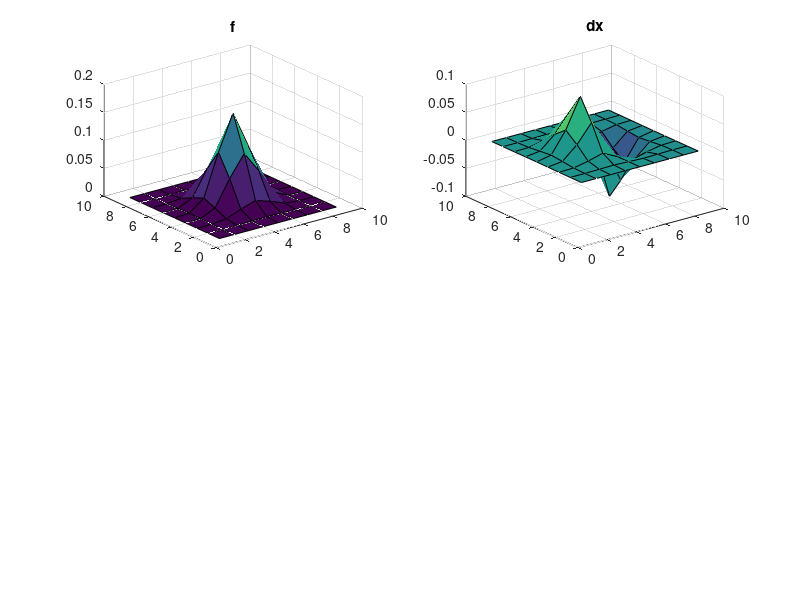
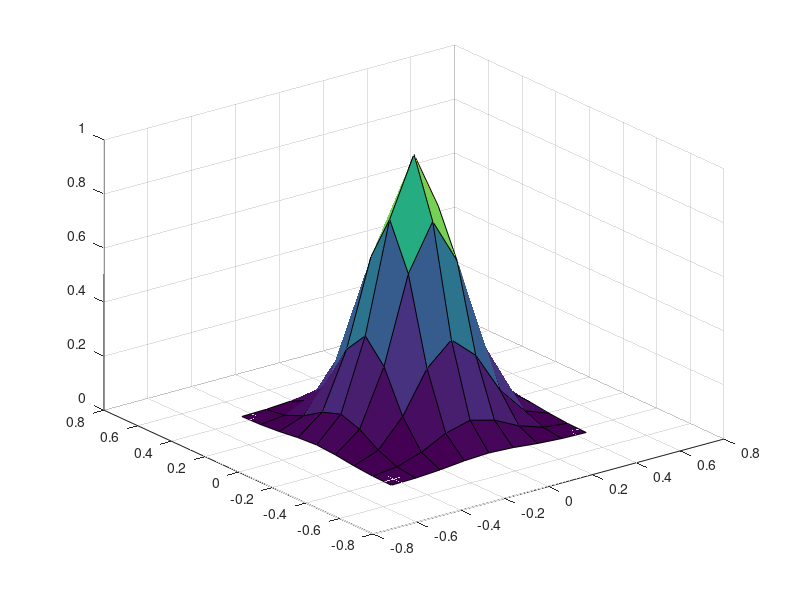

The MATLAB source for these figures, in order: (Note: this script raises an error after producing the figures.)
lpfiltradius = 4;
sig = 1;

[x,y] = meshgrid((-lpfiltradius:lpfiltradius));
X = x/(2*lpfiltradius +1);
Y = y/(2*lpfiltradius +1);

f = 1/(sig.^2*2*pi)*exp(-(x.^2+y.^2)/(2*sig.^2));

dx = -x/sig.^2 .* f;

F = fftshift(fft2(ifftshift(f)));

figure(1);
subplot(221); surf(f); title f
subplot(222); surf(dx); title dx


figure(2); 
surf(X,Y,abs(F));
xlabel \theta_x
ylabel \theta_y
zlabel |F|


[sum(f(:)) sum(dx(:))]